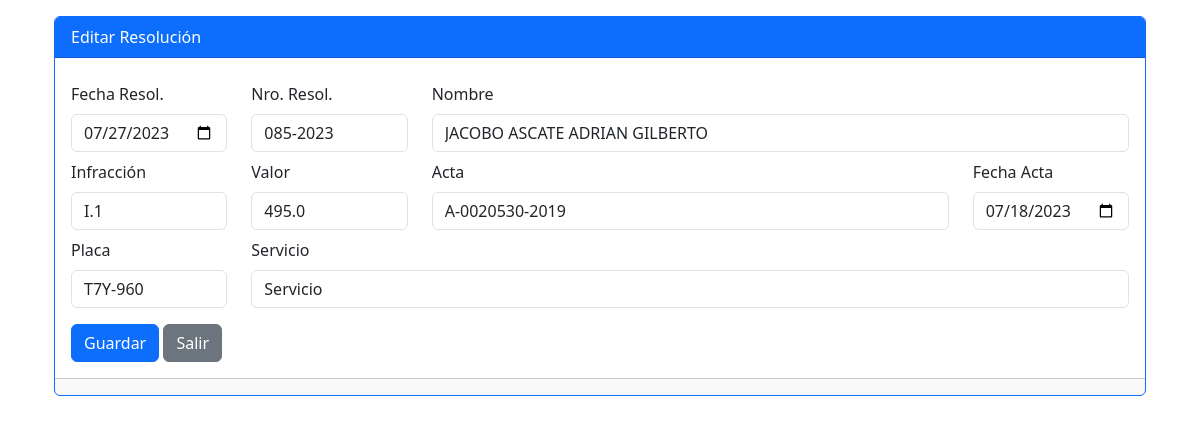
Page /resoluciones/editar/1 on the earlier database version.
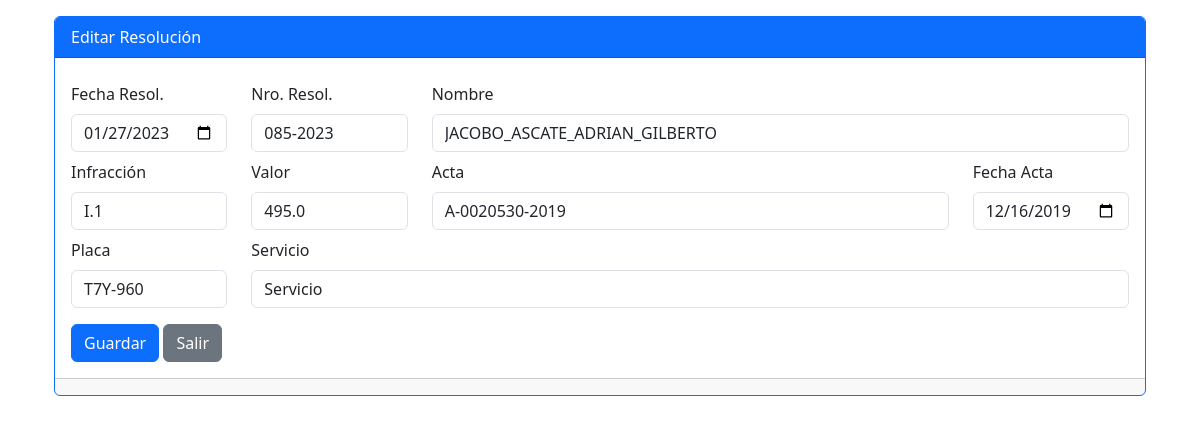
Same page on the later database version.
### app.py (models this page shows)
class Resolucion(db.Model):
	id = db.Column(db.Integer, primary_key=True)
	fresolucion = db.Column(db.String(30))
	nresolucion = db.Column(db.String(10))
	nombre = db.Column(db.String(60))
	infraccion = db.Column(db.String(5))
	valor = db.Column(db.Float)
	acta = db.Column(db.String(30))
	fechaActa = db.Column(db.String(30))
	placa = db.Column(db.String(10))
	servicio = db.Column(db.String(50))
	fecha_resolu = db.Column(db.Date)
	fecha_acta = db.Column(db.Date)

### app.py (the view, shortened to what this page needs)
@app.route('/resoluciones/editar/<int:id>', methods=['GET', 'POST'])
def resoluciones_editar(id):
	resol = Resolucion.query.filter_by(id=id).first()
	return render_template('resol-form.html', resol=resol)

### templates/resol-form.html (shortened to what this page needs)
<!DOCTYPE html>
{% extends 'base.html' %}
{% block main %}
	<div class="container">
		<div class="row my-3">
			<div class="col">
				<div class="card border-primary">
					<div class="card-header bg-primary text-white">
						Editar Resolución
					</div>
					<div class="card-body">
						<form method="POST">
							<div class="row mt-2">
								<div class="col-lg-2">
									<label for="fecha_resol" class="form-label">Fecha Resol.</label>
									<input type="date" class="form-control" id="fecha_resol" name="fecha_resol" value="{{ resol.fecha_resolu or '' }}">
								</div>
								<div class="col-lg-2">
									<label for="nresolucion" class="form-label">Nro. Resol.</label>
									<input type="text" class="form-control" id="nresolucion" name="nresolucion" value="{{ resol.nresolucion or ''}}">
								</div>
								<div class="col-lg-8">
									<label for="nombre" class="form-label">Nombre</label>
									<input type="text" class="form-control" id="nombre" name="nombre" value="{{ resol.nombre or ''}}">
								</div>
							</div>
							<div class="row mt-2">
								<div class="col-lg-2">
									<label for="infraccion" class="form-label">Infracción</label>
									<input type="text" class="form-control" id="infraccion" name="infraccion" value="{{ resol.infraccion or ''}}">
								</div>
								<div class="col-lg-2">
									<label for="valor" class="form-label">Valor</label>
									<input type="number" class="form-control" id="valor" name="valor" value="{{ resol.valor or 0.00}}">
								</div>
								<div class="col-lg-6">
									<label for="acta" class="form-label">Acta</label>
									<input type="text" class="form-control" id="acta" name="acta" value="{{ resol.acta or ''}}">
								</div>
								<div class="col-lg-2">
									<label for="fecha_acta" class="form-label">Fecha Acta</label>
									<input type="date" class="form-control" id="fecha_acta" name="fecha_acta" value="{{ resol.fecha_acta or ''}}">
								</div>
							</div>
							<div class="row mt-2">
								<div class="col-lg-2">
									<label for="placa" class="form-label">Placa</label>
									<input type="text" class="form-control" id="placa" name="placa" value="{{ resol.placa or ''}}">
								</div>
								<div class="col-lg-10">
									<label for="servicio" class="form-label">Servicio</label>
									<input type="text" class="form-control" id="servicio" name="servicio" value="{{ resol.servicio or ''}}">
								</div>
							</div>
							<div class="mt-3">
								<button type="submit" class="btn btn-primary">Guardar</button>
								<a class="btn btn-secondary" href="/resoluciones">Salir</a>
							</div>
						</form>
					</div>
					<div class="card-footer text-muted">
					</div>
				</div>
			</div>
		</div>
	</div>
{% endblock main %}

Differences in the rows shown:
changed Resolucion "Servicio": fecha_resol "07/27/2023" → "01/27/2023"; nombre "JACOBO ASCATE ADRIAN GILBERTO" → "JACOBO_ASCATE_ADRIAN_GILBERTO"; fecha_acta "07/18/2023" → "12/16/2019"
